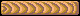

A level layout from a 2D game, rendered from its tile map. Below: a short description, then the map file with its tile-grid data intact:
An orthogonal 5x1 tile map with 16x16 px tiles, 1 tile layer (圖塊層 1).

<map version="1.10" tiledversion="1.10.2" orientation="orthogonal" renderorder="right-down" width="5" height="1" tilewidth="16" tileheight="16" infinite="0" nextlayerid="2" nextobjectid="1">
 <tileset firstgid="1" name="tileset" tilewidth="16" tileheight="16" tilecount="1204" columns="43">
  <image source="../effects_UI_tiles/tileset.png" width="688" height="450" />
 </tileset>
 <layer id="1" name="圖塊層 1" width="5" height="1">
  <data encoding="csv">
630,631,631,631,673
</data>
 </layer>
</map>
